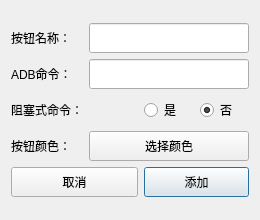
<?xml version="1.0" encoding="UTF-8"?>
<ui version="4.0">
 <class>AddCommandDialog</class>
 <widget class="QDialog" name="AddCommandDialog">
  <property name="geometry">
   <rect>
    <x>0</x>
    <y>0</y>
    <width>260</width>
    <height>220</height>
   </rect>
  </property>
  <property name="sizePolicy">
   <sizepolicy hsizetype="Fixed" vsizetype="Fixed">
    <horstretch>0</horstretch>
    <verstretch>0</verstretch>
   </sizepolicy>
  </property>
  <property name="minimumSize">
   <size>
    <width>260</width>
    <height>220</height>
   </size>
  </property>
  <property name="maximumSize">
   <size>
    <width>260</width>
    <height>220</height>
   </size>
  </property>
  <property name="windowTitle">
   <string>添加命令</string>
  </property>
  <layout class="QVBoxLayout" name="verticalLayout">
   <item>
    <layout class="QGridLayout" name="gridLayout" rowstretch="0,0,0,0,0">
     <item row="2" column="3">
      <widget class="QRadioButton" name="radio_block_no">
       <property name="minimumSize">
        <size>
         <width>0</width>
         <height>30</height>
        </size>
       </property>
       <property name="maximumSize">
        <size>
         <width>16777215</width>
         <height>30</height>
        </size>
       </property>
       <property name="text">
        <string>否</string>
       </property>
       <property name="checked">
        <bool>true</bool>
       </property>
      </widget>
     </item>
     <item row="3" column="0">
      <widget class="QLabel" name="color_label">
       <property name="text">
        <string>按钮颜色：</string>
       </property>
      </widget>
     </item>
     <item row="4" column="2" colspan="2">
      <widget class="QPushButton" name="btn_save_cmd">
       <property name="minimumSize">
        <size>
         <width>0</width>
         <height>30</height>
        </size>
       </property>
       <property name="maximumSize">
        <size>
         <width>16777215</width>
         <height>30</height>
        </size>
       </property>
       <property name="text">
        <string>添加</string>
       </property>
      </widget>
     </item>
     <item row="2" column="2">
      <widget class="QRadioButton" name="radio_block_yes">
       <property name="text">
        <string>是</string>
       </property>
      </widget>
     </item>
     <item row="4" column="0" colspan="2">
      <widget class="QPushButton" name="btn_cancel_cmd">
       <property name="minimumSize">
        <size>
         <width>0</width>
         <height>30</height>
        </size>
       </property>
       <property name="maximumSize">
        <size>
         <width>16777215</width>
         <height>30</height>
        </size>
       </property>
       <property name="text">
        <string>取消</string>
       </property>
       <property name="flat">
        <bool>false</bool>
       </property>
      </widget>
     </item>
     <item row="0" column="1" colspan="3">
      <widget class="QLineEdit" name="diag_input_btn_name">
       <property name="minimumSize">
        <size>
         <width>0</width>
         <height>30</height>
        </size>
       </property>
      </widget>
     </item>
     <item row="1" column="1" colspan="3">
      <widget class="QLineEdit" name="diag_input_adb">
       <property name="minimumSize">
        <size>
         <width>0</width>
         <height>30</height>
        </size>
       </property>
      </widget>
     </item>
     <item row="1" column="0">
      <widget class="QLabel" name="cmd_label">
       <property name="text">
        <string>ADB命令：</string>
       </property>
      </widget>
     </item>
     <item row="0" column="0">
      <widget class="QLabel" name="name_label">
       <property name="text">
        <string>按钮名称：</string>
       </property>
      </widget>
     </item>
     <item row="2" column="0">
      <widget class="QLabel" name="label">
       <property name="toolTip">
        <string>如adb logcat这类持续输出的命令</string>
       </property>
       <property name="toolTipDuration">
        <number>-1</number>
       </property>
       <property name="whatsThis">
        <string/>
       </property>
       <property name="text">
        <string>阻塞式命令：</string>
       </property>
      </widget>
     </item>
     <item row="3" column="1" colspan="3">
      <widget class="QPushButton" name="btn_choose_color">
       <property name="minimumSize">
        <size>
         <width>0</width>
         <height>30</height>
        </size>
       </property>
       <property name="maximumSize">
        <size>
         <width>16777215</width>
         <height>30</height>
        </size>
       </property>
       <property name="text">
        <string>选择颜色</string>
       </property>
      </widget>
     </item>
     <item row="2" column="1">
      <widget class="QLabel" name="label_2">
       <property name="text">
        <string/>
       </property>
      </widget>
     </item>
    </layout>
   </item>
  </layout>
 </widget>
 <resources/>
 <connections/>
</ui>
